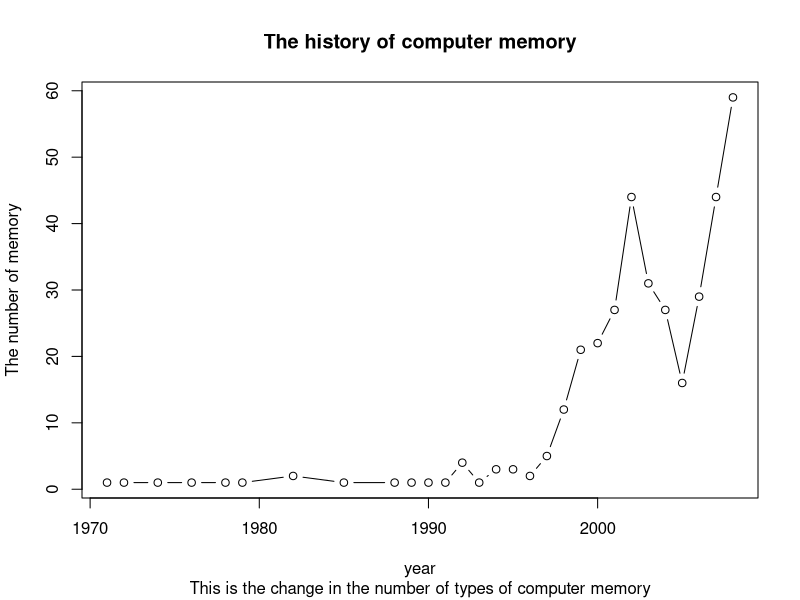
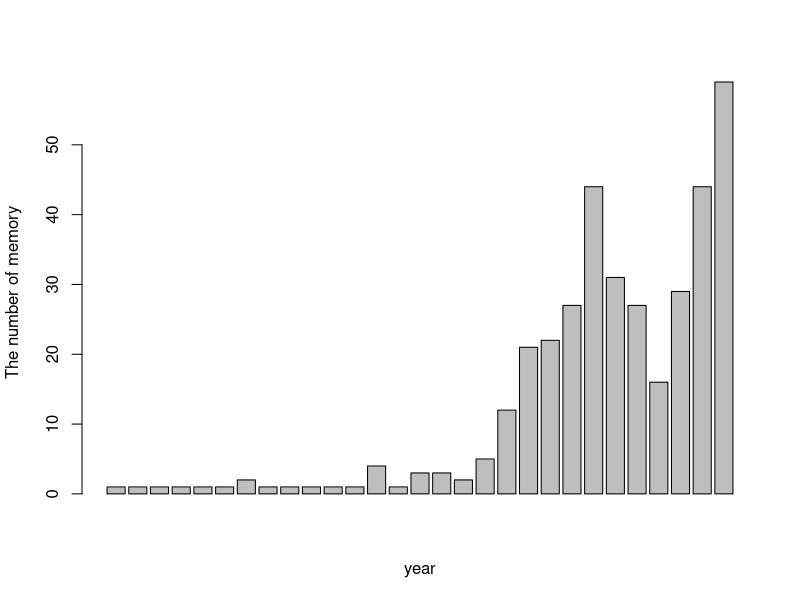

These figures' R source, in order:
year<-c(1971,1972,1974,1976,1978,1979,1982,1985,1988,1989,1990,1991,1992,1993,
        1994,1995,1996,1997,1998,1999,2000,2001,2002,2003,2004,2005,2006,2007,2008)
number<-c(1,1,1,1,1,1,2,1,1,1,1,1,4,1,3,3,2,5,12,21,22,27,44,31,27,16,29,44,59)
#HW1#
plot(year,number,type = "b",
     col="black",main = "The history of computer memory",
     sub = "This is the change in the number of types of computer memory",
     xlab = "year",ylab = "The number of memory")
barplot(number,
        xlab = "year",ylab ="The number of memory ")
#HW2#
#HW3#
lambda=2
x=seq(0:6)
P<-data.frame(dpois(x,lambda))
sum<-(P[1,]+P[7,]+P[2,]+P[6,]+P[3,]+P[5,]+P[4,]+P[4,])
sum
lambda=5
x=0
dpois(x,lambda)